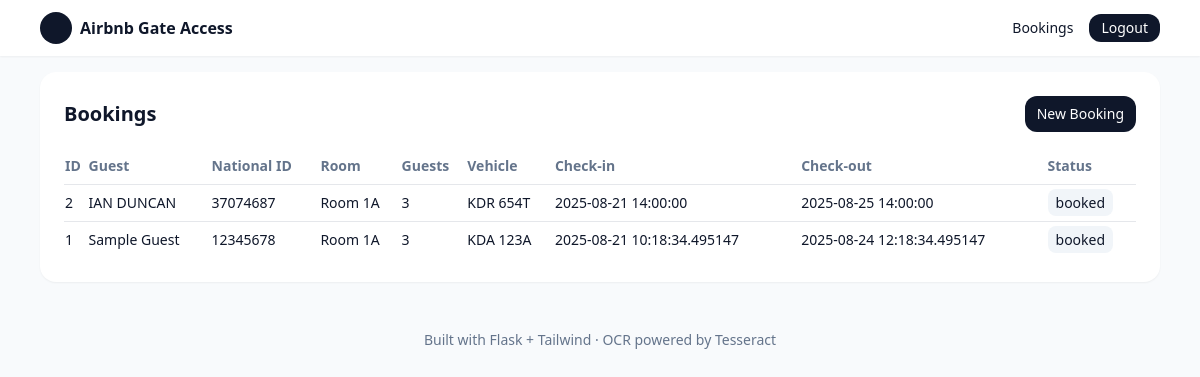
Page /bookings/ (signed in) on the committed database.
### models.py (models this page shows)
class Booking(db.Model):
    id = db.Column(db.Integer, primary_key=True)
    guest_id = db.Column(db.Integer, db.ForeignKey("guest.id"), nullable=False)
    room_id = db.Column(db.Integer, db.ForeignKey("room.id"), nullable=False)
    check_in = db.Column(db.DateTime, nullable=False)
    check_out = db.Column(db.DateTime, nullable=False)
    status = db.Column(db.String(30), default="booked")  # booked|checked_in|checked_out|cancelled
    guests_count = db.Column(db.Integer, default=1)
    owns_vehicle = db.Column(db.Boolean, default=False)
    vehicle_plate = db.Column(db.String(50))
    created_at = db.Column(db.DateTime, default=datetime.utcnow)
    guest = db.relationship("Guest")
    room = db.relationship("Room")

class Guest(db.Model):
    id = db.Column(db.Integer, primary_key=True)
    full_name = db.Column(db.String(255), nullable=False)
    national_id_number = db.Column(db.String(100), index=True)  # OCR target
    phone = db.Column(db.String(50))
    email = db.Column(db.String(255))
    created_at = db.Column(db.DateTime, default=datetime.utcnow)

class Room(db.Model):
    id = db.Column(db.Integer, primary_key=True)
    property_id = db.Column(db.Integer, db.ForeignKey("property.id"), nullable=False)
    name = db.Column(db.String(100), nullable=False)
    desc = db.Column(db.Text)
    property = db.relationship("Property")

### blueprints/bookings.py (the view)
@bp.get("/")
@login_required
def index():
    if not _can_manage():
        flash("Unauthorized", "error")
        return redirect(url_for("home"))
    bookings = Booking.query.order_by(Booking.id.desc()).limit(100).all()
    return render_template("bookings_list.html", bookings=bookings)

### app.py (called while the page is built)
def create_app():
    app = Flask(__name__, static_folder="static", template_folder="templates")
    app.config.from_object(Config)
    db.init_app(app)
    with app.app_context():
        db.create_all()
    login_manager = LoginManager()
    login_manager.login_view = "auth.login_page"
    login_manager.init_app(app)
    @login_manager.user_loader
    def load_user(user_id): return User.query.get(int(user_id))
    app.register_blueprint(auth_bp)
    app.register_blueprint(bookings_bp)
    app.register_blueprint(guard_bp)
    @app.get("/")
    def home():
        if not current_user.is_authenticated:
            return redirect(url_for("auth.login_page"))
        return render_template("dashboard.html", user=current_user)
    return app

### blueprints/bookings.py (called while the page is built)
def _can_manage():
    return current_user.is_authenticated and current_user.role in (ROLE_ADMIN, ROLE_HOST)

### templates/bookings_list.html
{% extends "base.html" %}
{% block content %}
<div class="bg-white rounded-2xl shadow-sm p-6">
  <div class="flex items-center justify-between mb-4">
    <h1 class="text-xl font-semibold">Bookings</h1>
    <a href="/bookings/new" class="px-3 py-2 rounded-xl bg-slate-900 text-white text-sm">New Booking</a>
  </div>
  <div class="overflow-x-auto">
    <table class="w-full text-sm">
      <thead>
        <tr class="text-left text-slate-500">
          <th class="py-2">ID</th>
          <th>Guest</th>
          <th>National ID</th>
          <th>Room</th>
          <th>Guests</th>
          <th>Vehicle</th>
          <th>Check-in</th>
          <th>Check-out</th>
          <th>Status</th>
        </tr>
      </thead>
      <tbody>
      {% for b in bookings %}
        <tr class="border-t">
          <td class="py-2">{{ b.id }}</td>
          <td>{{ b.guest.full_name }}</td>
          <td>{{ b.guest.national_id_number }}</td>
          <td>{{ b.room.name }}</td>
          <td>{{ b.guests_count }}</td>
          <td>{% if b.owns_vehicle %}{{ b.vehicle_plate }}{% else %}—{% endif %}</td>
          <td>{{ b.check_in }}</td>
          <td>{{ b.check_out }}</td>
          <td><span class="px-2 py-1 rounded-lg bg-slate-100">{{ b.status }}</span></td>
        </tr>
      {% endfor %}
      </tbody>
    </table>
  </div>
</div>
{% endblock %}

### templates/base.html (shortened to what this page needs)
<!doctype html>
<html lang="en">
<head>
  <script src="https://cdn.tailwindcss.com"></script>
</head>
<body class="bg-slate-50 text-slate-900">
  <nav class="bg-white shadow-sm sticky top-0 z-40">
    <div class="max-w-6xl mx-auto px-4 py-3 flex items-center justify-between">
      <div class="flex items-center gap-2">
        <div class="w-8 h-8 rounded-2xl bg-slate-900"></div>
        <a href="/" class="font-semibold">Airbnb Gate Access</a>
      </div>
      <div class="flex items-center gap-4">
        {% if current_user.is_authenticated %}
          <a href="/bookings" class="text-sm hover:underline">Bookings</a>
          <a href="/logout" class="text-sm px-3 py-1 rounded-xl bg-slate-900 text-white">Logout</a>
        {% else %}
          <a href="/login" class="text-sm px-3 py-1 rounded-xl bg-slate-900 text-white">Login</a>
        {% endif %}
      </div>
    </div>
  </nav>
  <main class="max-w-6xl mx-auto p-4">
    {% block content %}{% endblock %}
  </main>
  <footer class="py-8 text-center text-sm text-slate-500">
    Built with Flask + Tailwind · OCR powered by Tesseract
  </footer>
</body>
</html>

### rows in the picture
Booking: id "2", guest.full_name "IAN DUNCAN", guest.national_id_number "37074687", room.name "Room 1A", guests_count "3", vehicle_plate "KDR 654T", check_in "2025-08-21 14:00:00", check_out "2025-08-25 14:00:00", status "booked"
Booking: id "1", guest.full_name "Sample Guest", guest.national_id_number "12345678", room.name "Room 1A", guests_count "3", vehicle_plate "KDA 123A", check_in "2025-08-21 10:18:34.495147", check_out "2025-08-24 12:18:34.495147", status "booked"
